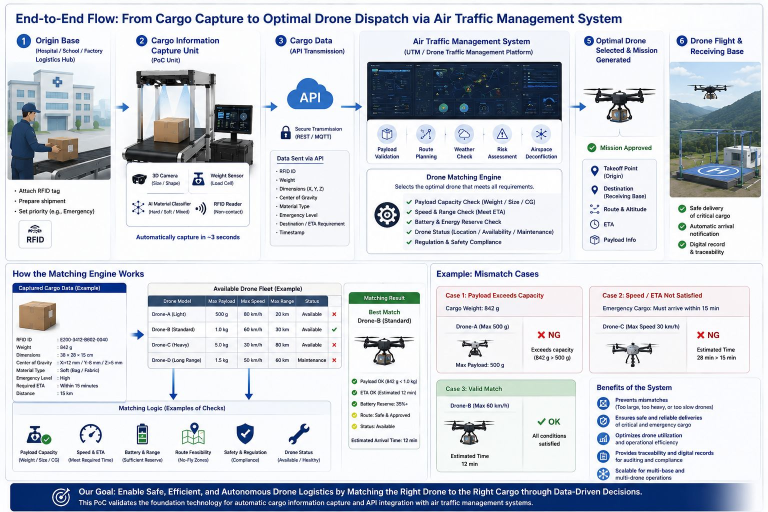
#> input picture cargo info capturing unit.jfif, 1536 x 1024 px, given in place of the camera (shown at 1/2 size)
$ python automated_dimensioner.py
#> lines starting #> are read from the running program, lines starting #| are printed output that depends on the picture; after the words box and inside, x2 and y2 are one past the last pixel; in counts of white or black regions, pixels touching at a corner belong together
import cv2
import numpy as np
import time
import os
import sys

# --- CONFIGURATION ---
CAMERA_INDEX = 1
# Physical size of the black mat in centimeters
MAT_WIDTH_CM = 22.0
MAT_HEIGHT_CM = 18.0

# Scale factor for the warped region (pixels per cm)
WARP_SCALE = 20.0  # 1 cm = 20 pixels in the flat warped view
# Dilation offset correction in centimeters (applied to final measurements)
CALIBRATION_OFFSET_CM = 0.5

# Motion Detection Parameters (used to trigger automated scan)
MOTION_THRESHOLD = 50000   # Min sum of changed pixels to register motion
STILL_DURATION_SEC = 1.0   # How long the parcel must be still to trigger scan

# Path where captured raw and measured images will be saved
OUTPUT_DIR = r"D:\123\Cargo Info Capturing Unit\Parcel.Loading.System\Parcel Capture Images"
# ---------------------

# State Machine States
STATE_EMPTY = 0
STATE_MOVING = 1
STATE_STILL = 2
STATE_WAIT_FOR_EXIT = 3

def sort_corners(pts):
    """Sorts 4 corners in clockwise order: Top-Left, Top-Right, Bottom-Right, Bottom-Left."""
    pts = pts.reshape(4, 2)
    rect = np.zeros((4, 2), dtype=np.float32)

    # Top-Left has minimum sum, Bottom-Right has maximum sum
    s = pts.sum(axis=1)
    rect[0] = pts[np.argmin(s)]
    rect[2] = pts[np.argmax(s)]

    # Top-Right has minimum difference, Bottom-Left has maximum difference
    diff = np.diff(pts, axis=1)
    rect[1] = pts[np.argmin(diff)]
    rect[3] = pts[np.argmax(diff)]

    return rect

def detect_and_warp_mat(frame):
    """Detects the black mat, warps the image, and returns the flat view."""
    gray = cv2.cvtColor(frame, cv2.COLOR_BGR2GRAY)
    blurred = cv2.GaussianBlur(gray, (7, 7), 0)

    # Threshold to isolate the dark mat (mat is dark, wood table is bright)
    _, thresh = cv2.threshold(blurred, 100, 255, cv2.THRESH_BINARY_INV)

    # Clean up threshold mask
    kernel = cv2.getStructuringElement(cv2.MORPH_RECT, (7, 7))
    closed = cv2.morphologyEx(thresh, cv2.MORPH_CLOSE, kernel)

    contours, _ = cv2.findContours(closed, cv2.RETR_EXTERNAL, cv2.CHAIN_APPROX_SIMPLE)

    mat_contour = None
    max_area = 0

    for c in contours:
        area = cv2.contourArea(c)
        if area > 10000:  # Mat should be relatively large
            if area > max_area:
                max_area = area
                mat_contour = c

    if mat_contour is None:
        return None, None, None

    # Approximate polygon to find 4 corners
    perimeter = cv2.arcLength(mat_contour, True)
    approx = cv2.approxPolyDP(mat_contour, 0.03 * perimeter, True)

    if len(approx) != 4:
        # If approximation fails to yield exactly 4 corners, fit a bounding box as fallback
        rect = cv2.minAreaRect(mat_contour)
        box_points = cv2.boxPoints(rect)
        approx = np.intp(box_points)

    # Sort corners in clockwise order
    sorted_pts = sort_corners(approx)

    # Destination points for flat view (with a 0.5 cm margin to allow corner placement)
    dest_w = int(MAT_WIDTH_CM * WARP_SCALE)
    dest_h = int(MAT_HEIGHT_CM * WARP_SCALE)
    margin_px = int(0.5 * WARP_SCALE)  # 0.5 cm crop margin

    dest_pts = np.float32([
        [margin_px, margin_px],
        [dest_w - 1 - margin_px, margin_px],
        [dest_w - 1 - margin_px, dest_h - 1 - margin_px],
        [margin_px, dest_h - 1 - margin_px]
    ])

    # Compute Homography Matrix
    M = cv2.getPerspectiveTransform(sorted_pts, dest_pts)
    warped = cv2.warpPerspective(frame, M, (dest_w, dest_h))

    return warped, sorted_pts, M

def measure_parcel_in_mat(warped_mat):
    """Detects and measures the parcel inside the warped (flat) black mat."""
    gray = cv2.cvtColor(warped_mat, cv2.COLOR_BGR2GRAY)

    # 1. Standard Deviation Check: If the image has low contrast variance, the mat is empty!
    std_dev = np.std(gray)
    if std_dev < 15:  # Flat image (no parcel present)
        return None, None, None, None, None, False

    blurred = cv2.GaussianBlur(gray, (5, 5), 0)

    # 2. Otsu's automatic thresholding (no manual tuning needed, dim/bright room safe!)
    otsu_thresh, thresh = cv2.threshold(blurred, 0, 255, cv2.THRESH_BINARY + cv2.THRESH_OTSU)

    # If the optimal Otsu threshold is below 85, it means the whole image is dark (no bright parcel)
    if otsu_thresh < 85:
        return None, None, None, None, None, False

    kernel = cv2.getStructuringElement(cv2.MORPH_RECT, (7, 7))
    closed = cv2.morphologyEx(thresh, cv2.MORPH_CLOSE, kernel)
    dilated = cv2.dilate(closed, kernel, iterations=1)

    contours, _ = cv2.findContours(dilated, cv2.RETR_EXTERNAL, cv2.CHAIN_APPROX_SIMPLE)

    parcel_contour = None
    max_area = 0

    # Warped image dimensions
    w_h, w_w = warped_mat.shape[:2]
    warped_area = w_h * w_w

    for c in contours:
        area = cv2.contourArea(c)
        # Skip small noise, and skip contours > 75% of mat area (indicates mat border leakage)
        if 1500 < area < (0.75 * warped_area):
            if area > max_area:
                max_area = area
                parcel_contour = c

    if parcel_contour is None:
        return None, None, None, None, None, False

    # 2. Find top face edges by polygon approximation of the parcel contour
    perimeter = cv2.arcLength(parcel_contour, True)
    approx = cv2.approxPolyDP(parcel_contour, 0.04 * perimeter, True)

    # If the contour has 4 corners, it's a perfect top-down quad face!
    if len(approx) == 4:
        box_points_warped = approx.reshape(4, 2).astype(np.float32)
    else:
        # Fallback to minimum bounding rectangle if not exactly 4 corners
        min_area_rect = cv2.minAreaRect(parcel_contour)
        box_points_warped = cv2.boxPoints(min_area_rect)
        box_points_warped = np.float32(box_points_warped)

    # Sort the corners in clockwise order
    box_points_warped = sort_corners(box_points_warped)

    # Check if any corner of the box touches/crosses the mat borders (0.5 cm margin in warped pixels)
    # This prevents false positives on border leakage and warns if parcel is placed off-mat!
    border_margin_px = int(0.5 * WARP_SCALE)
    is_on_boundary = False
    for pt in box_points_warped:
        x, y = pt[0], pt[1]
        if (x <= border_margin_px or x >= (w_w - 1 - border_margin_px) or
            y <= border_margin_px or y >= (w_h - 1 - border_margin_px)):
            is_on_boundary = True
            break

    # Calculate Length and Width of the Top Face in centimeters using Euclidean distance
    side1 = np.linalg.norm(box_points_warped[0] - box_points_warped[1]) / WARP_SCALE
    side2 = np.linalg.norm(box_points_warped[0] - box_points_warped[3]) / WARP_SCALE

    length_cm = max(side1, side2) - CALIBRATION_OFFSET_CM
    width_cm = min(side1, side2) - CALIBRATION_OFFSET_CM

    # 3. Dynamic Height Estimation (3rd Dimension)
    # The outer bounding box (ROI) contains the entire 3D projection silhouette (top face + side face)
    x_start = int(max(0, np.min(box_points_warped[:, 0])))
    x_end = int(min(w_w, np.max(box_points_warped[:, 0])))
    y_start = int(max(0, np.min(box_points_warped[:, 1])))
    y_end = int(min(w_h, np.max(box_points_warped[:, 1])))

    parcel_roi = warped_mat[y_start:y_end, x_start:x_end]

    height_cm = 2.0  # Default fallback minimum height
    material = "Paper / Cardboard"  # Default fallback material

    if parcel_roi.size > 0:
        # A. Local Thresholding inside ROI to separate bright top face from darker side shadow faces
        roi_gray = cv2.cvtColor(parcel_roi, cv2.COLOR_BGR2GRAY)
        roi_blurred = cv2.GaussianBlur(roi_gray, (5, 5), 0)

        # Local Otsu to extract only the brightest region (top face)
        _, roi_thresh = cv2.threshold(roi_blurred, 0, 255, cv2.THRESH_BINARY + cv2.THRESH_OTSU)

        roi_contours, _ = cv2.findContours(roi_thresh, cv2.RETR_EXTERNAL, cv2.CHAIN_APPROX_SIMPLE)
        max_roi_area = 0
        for rc in roi_contours:
            rc_area = cv2.contourArea(rc)
            if rc_area > max_roi_area:
                max_roi_area = rc_area

        roi_area = parcel_roi.shape[0] * parcel_roi.shape[1]
        side_area = max(0.0, roi_area - max_roi_area)

        box_length_px = max(parcel_roi.shape[0], parcel_roi.shape[1])
        side_thickness_px = side_area / max(1.0, box_length_px)

        # Calculate Height using perspective side face projection scale (sin(35 deg) approx 0.57)
        height_cm = (side_thickness_px / WARP_SCALE) / 0.57
        # Subtract minor calibration offset for vertical thickness projection
        height_cm = height_cm - 0.5
        height_cm = float(np.clip(height_cm, 2.0, 15.0))

        # B. Material Type Classification using HSV color & texture properties
        hsv_roi = cv2.cvtColor(parcel_roi, cv2.COLOR_BGR2HSV)
        h_channel, s_channel, v_channel = cv2.split(hsv_roi)
        avg_h = np.mean(h_channel)
        avg_s = np.mean(s_channel)
        avg_v = np.mean(v_channel)
        std_v = np.std(v_channel)

        # Cardboard / Paper: Low saturation or brown/tan hue (Hue 5-35)
        # If it has extremely high reflection variance (std_v > 45), it is Plastic Mailer
        if avg_s < 45 and avg_v > 130:
            if std_v > 45:
                material = "Plastic Mailer"
            else:
                material = "Paper / Cardboard"
        elif 5 <= avg_h <= 35 and 15 <= avg_s <= 180:
            material = "Paper / Cardboard"
        else:
            material = "Packaging (Plastic)"

    return length_cm, width_cm, height_cm, material, box_points_warped, is_on_boundary

def main():
    # Ensure capture folder exists
    os.makedirs(OUTPUT_DIR, exist_ok=True)

    print("--- Starting Mat-Tracking Automated Scanner ---")
    print(f"Tracking Mat: {MAT_WIDTH_CM} cm x {MAT_HEIGHT_CM} cm")
    print(f"Saving Images to: {OUTPUT_DIR}")
    print("[+] Press 'q' to quit.")

    # Camera Initialization
    cap = None
    prev_frame = None
    for idx in [CAMERA_INDEX, 0, 2]:
        print(f"[+] Probing camera index {idx}...")
        temp_cap = cv2.VideoCapture(idx)
        if temp_cap.isOpened():
            temp_cap.set(cv2.CAP_PROP_FRAME_WIDTH, 1280)
            temp_cap.set(cv2.CAP_PROP_FRAME_HEIGHT, 720)
            ret, test_frame = temp_cap.read()
#> test_frame is the input picture: shape (1024, 1536, 3); mean B, G, R 218.3, 210.7, 205.9
            if ret and test_frame is not None:
                cap = temp_cap
                prev_frame = test_frame
                print(f"[+] Connected to working camera index {idx}.")
                break
            temp_cap.release()

    if cap is None:
        print("[-] Error: Could not grab a valid frame from any camera index.")
        sys.exit(1)

    prev_gray = cv2.cvtColor(prev_frame, cv2.COLOR_BGR2GRAY)
    prev_gray = cv2.GaussianBlur(prev_gray, (21, 21), 0)
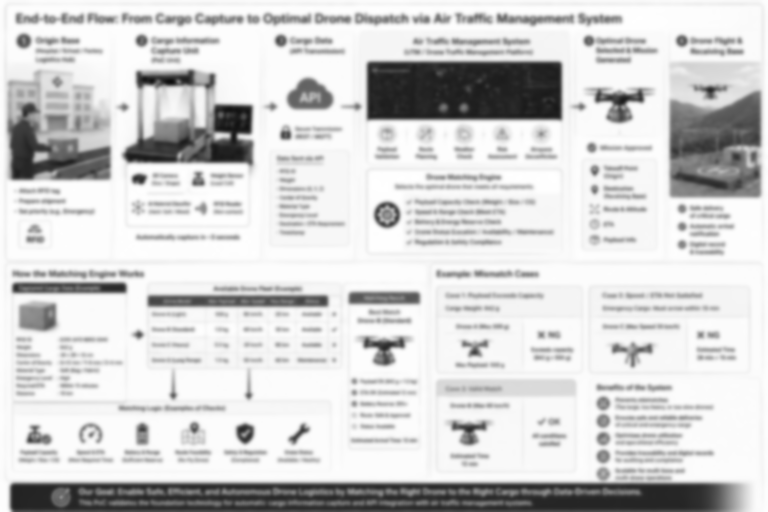
#> prev_gray: shape (1024, 1536) (shown at 1/2 size); min 13, max 255, mean 210

    current_state = STATE_EMPTY
    still_start_time = 0

    cv2.namedWindow("Automated Scanner Feed", cv2.WINDOW_NORMAL)
    try:
        cv2.setWindowProperty("Automated Scanner Feed", cv2.WND_PROP_TOPMOST, 1)
    except Exception:
        pass

    try:
        while True:
            # Check if the stream window was closed by the user clicking the "X" button
            try:
                if cv2.getWindowProperty("Automated Scanner Feed", cv2.WND_PROP_VISIBLE) < 1:
                    print("[+] Stream window closed by user.")
                    break
            except Exception:
                print("[+] Stream window closed.")
                break

            ret, frame = cap.read()
            if not ret:
                break

            # 1. Motion Calculation (Frame Differencing)
            gray = cv2.cvtColor(frame, cv2.COLOR_BGR2GRAY)
            gray_blur = cv2.GaussianBlur(gray, (21, 21), 0)
            frame_diff = cv2.absdiff(prev_gray, gray_blur)
#> frame_diff: shape (1024, 1536); every value is 0
            thresh = cv2.threshold(frame_diff, 25, 255, cv2.THRESH_BINARY)[1]
            motion_score = np.sum(thresh)
#> motion_score = 0
            prev_gray = gray_blur.copy()

            # 2. Mat Detection and Perspective Warp
            warped_mat, mat_corners, M = detect_and_warp_mat(frame)
#> in detect_and_warp_mat, `_, thresh = cv2.threshold(blurred, 100, 255, cv2.THRESH_BINARY_INV)`:
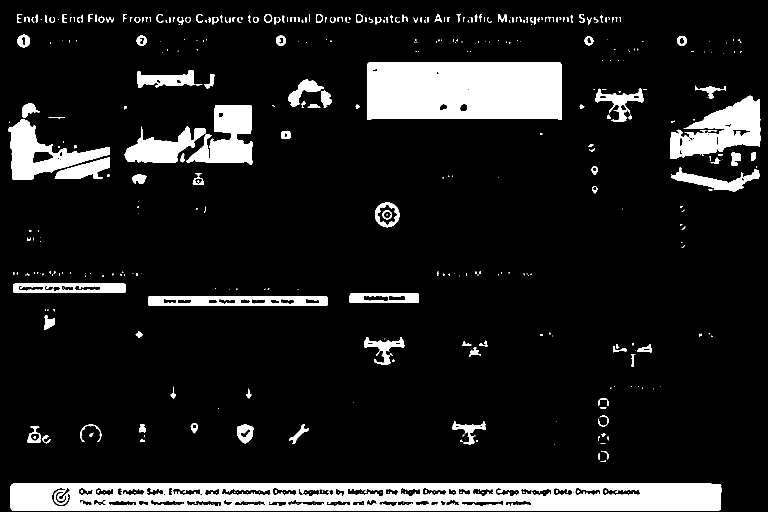
#> thresh: shape (1024, 1536) (shown at 1/2 size); 11.7% white; 443 white regions (259 under 20 px), largest, box (x1, y1, x2, y2) and area: (21, 967, 1443, 1022) 63344, (735, 124, 1123, 240) 43849, (1341, 191, 1521, 318) 12059
#> in detect_and_warp_mat, `closed = cv2.morphologyEx(thresh, cv2.MORPH_CLOSE, kernel)`:
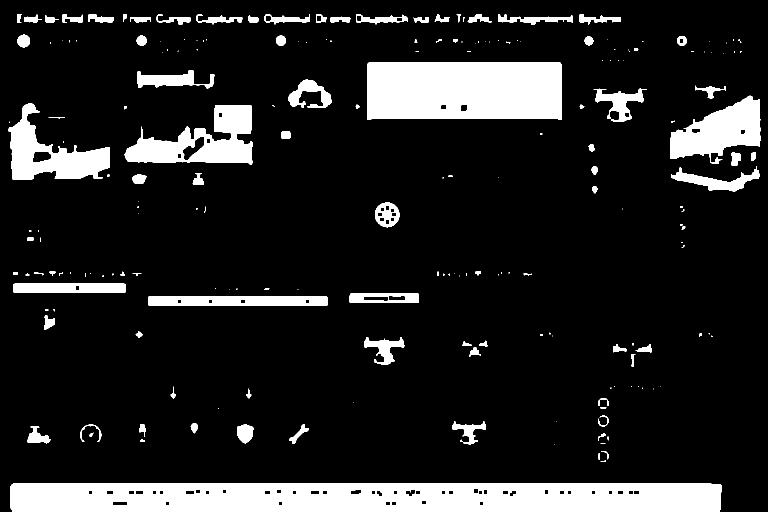
#> closed: shape (1024, 1536) (shown at 1/2 size); 13.5% white; 207 white regions (107 under 20 px)
#> in detect_and_warp_mat, `contours, _ = cv2.findContours(closed, cv2.RETR_EXTERNAL, cv2.CHAIN_AP..`: contours = 207 contours, 123 with area under 20; largest, box (x1, y1, x2, y2) and area: (21, 967, 1443, 1024) 79478, (735, 124, 1123, 240) 43737, (248, 210, 505, 330) 15820, (17, 207, 220, 359) 13406, (1341, 191, 1521, 328) 13355
#> the loop in detect_and_warp_mat, `for c in contours:` made 207 passes
#> (area, max_area) on pass 1: (79477.5, 79477.5)
#> after the loop in detect_and_warp_mat, `for c in contours:`: mat_contour = contour of 24 points, box (x1, y1, x2, y2) (21, 967, 1443, 1024), area 79478; max_area = 79477.5
#> in detect_and_warp_mat, `perimeter = cv2.arcLength(mat_contour, True)`: perimeter = 2946.4
#> in detect_and_warp_mat, `approx = cv2.approxPolyDP(mat_contour, 0.03 * perimeter, True)`: approx = [[21, 1016], [1442, 970]]
#> in detect_and_warp_mat, `rect = cv2.minAreaRect(mat_contour)`: rect = ((731.5, 995), (56, 1421), -90)
#> in detect_and_warp_mat, `box_points = cv2.boxPoints(rect)`: box_points = [[1442, 1023], [21, 1023], [21, 967], [1442, 967]]
#> in sort_corners, `s = pts.sum(axis=1)`: s = [2465, 1044, 988, 2409]
#> in sort_corners, `diff = np.diff(pts, axis=1)`: diff = [-419, 1002, 946, -475]
#> in detect_and_warp_mat, `sorted_pts = sort_corners(approx)`: sorted_pts = [[21, 967], [1442, 967], [1442, 1023], [21, 1023]]
#> in detect_and_warp_mat, `M = cv2.getPerspectiveTransform(sorted_pts, dest_pts)`: M = [[0.295, -7.6e-19, 3.81], [9.42e-18, 6.05, -5843.8], [9.44e-19, -2.37e-21, 1]]
#> in detect_and_warp_mat, `warped = cv2.warpPerspective(frame, M, (dest_w, dest_h))`:
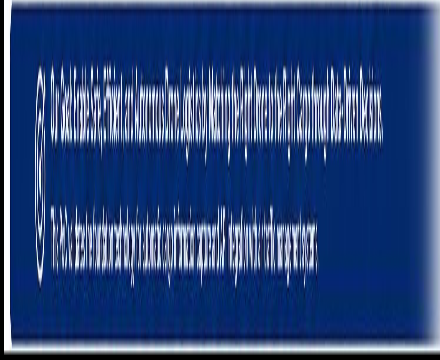
#> warped: shape (360, 440, 3); mean B, G, R 122.9, 70.5, 43.2
#> mat_corners = [[21, 967], [1442, 967], [1442, 1023], [21, 1023]]

            display_frame = frame.copy()
            length, width, height, material, box_points_original = None, None, None, None, None
            is_on_boundary = False

            if warped_mat is not None:
                # Draw blue outline around the tracked mat
                cv2.polylines(display_frame, [mat_corners.astype(int)], True, (255, 0, 0), 2)
                cv2.putText(display_frame, f"Tracked Mat ({MAT_WIDTH_CM}x{MAT_HEIGHT_CM}cm)",
                            (int(mat_corners[0][0]), int(mat_corners[0][1] - 10)),
                            cv2.FONT_HERSHEY_SIMPLEX, 0.6, (255, 0, 0), 2)
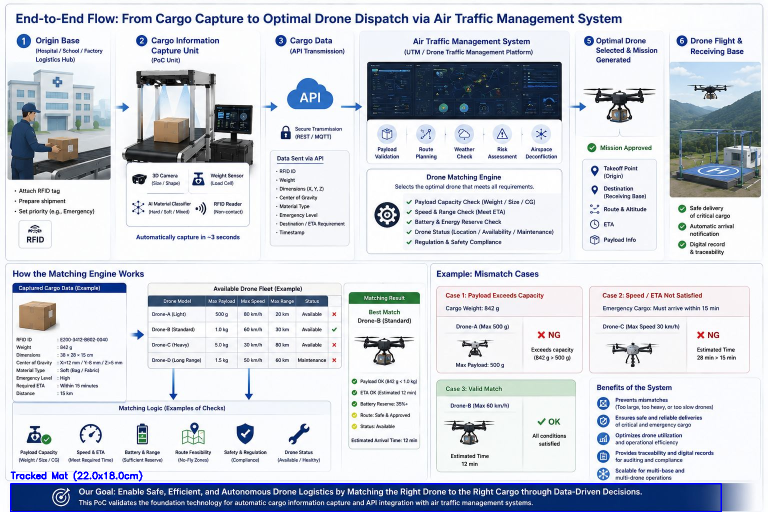
#> display_frame: shape (1024, 1536, 3) (shown at 1/2 size); mean B, G, R 218.8, 209.9, 205.2

                # Measure parcel inside the warped mat
                length, width, height, material, box_points_warped, is_on_boundary = measure_parcel_in_mat(warped_mat)
#> in measure_parcel_in_mat, `gray = cv2.cvtColor(warped_mat, cv2.COLOR_BGR2GRAY)`:
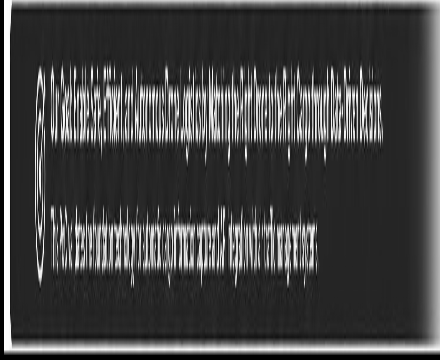
#> gray: shape (360, 440); min 0, max 254, mean 68.3
#> in measure_parcel_in_mat, `std_dev = np.std(gray)`: std_dev = 61.28
#> in measure_parcel_in_mat, `blurred = cv2.GaussianBlur(gray, (5, 5), 0)`:
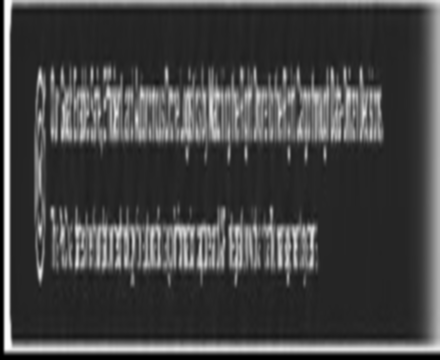
#> blurred: shape (360, 440); min 0, max 253, mean 68.3
#> in measure_parcel_in_mat, `otsu_thresh, thresh = cv2.threshold(blurred, 0, 255, cv2.THRESH_BINARY..`: otsu_thresh = 93
#> (the rest of the program and of its run is left out)
